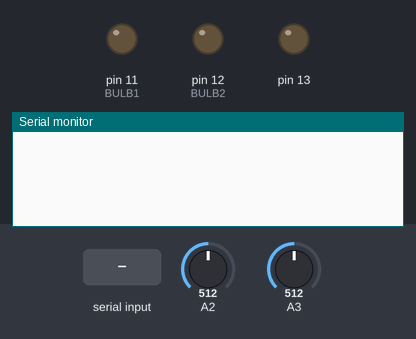
Simulated run of this sketch. Board: Arduino Uno, built with avr-gcc and run on an emulated ATmega328P. On the bench: output pins drawn as LEDs (lit = HIGH), the last lines printed to the serial monitor. The test bench sets the inputs (shaded band); at power-on: A2 = 512, A3 = 512.

Above: at 1.2 s.
1.3 s: A2 set to 1010
At 2.2 s:
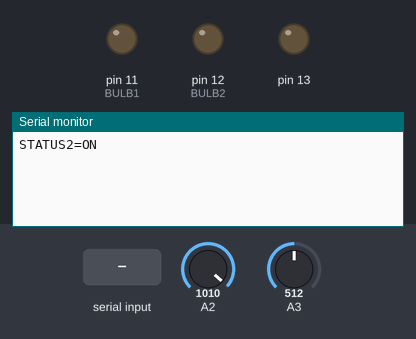
2.8 s: "1\n" received over Serial
At 3.5 s:
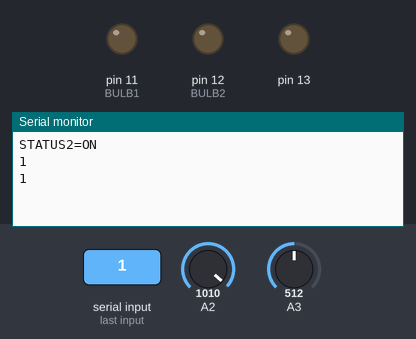
4.3 s: "F\n" received over Serial
At 5.5 s:
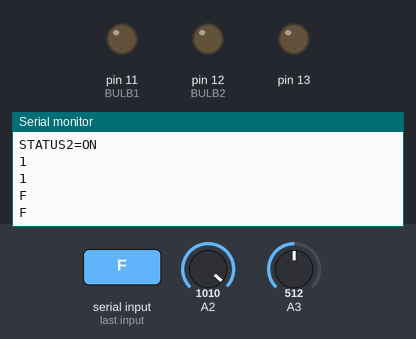
5.8 s: A2 set to 990
At 6.8 s:
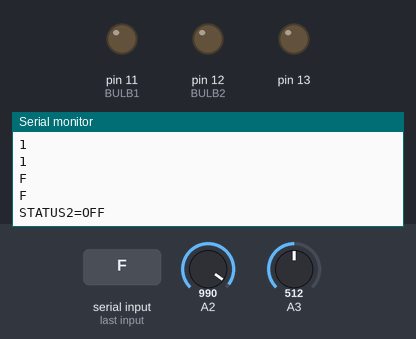
7.3 s: "N\n" received over Serial
At 8.1 s:
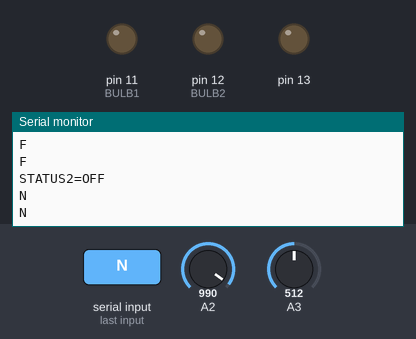

The sketch:

assignment2.ino
```cpp
#define ON HIGH
#define OFF LOW
#define BULB1 11
#define BULB2 12
#define THRESOLD 1000
char command[11];
int commandIndex,prevStatus1,prevStatus2;
char character;
void setup() {
  Serial.begin(9600);
  pinMode(13,OUTPUT);
  pinMode(BULB1,OUTPUT);
  pinMode(BULB2,OUTPUT);
  commandIndex=0;
  prevStatus1=0;
}

void loop() {
  if(Serial.available()>0)
  {
    character=(char)Serial.read();
//    Serial.print(character);
//    Serial.print("\n");
    if(character=='\n')
    {
      command[commandIndex]='\0';
      Serial.print(command);
      Serial.print('\n');
      if(command[4]=='1')
      {
        if(command[7]=='F')
        {
          digitalWrite(BULB1,LOW);
        }
        if(command[7]=='N')
        {
          digitalWrite(BULB1,HIGH);
        }
      }
      else if(command[4]=='2')
      {
        if(command[7]=='F') digitalWrite(BULB2,LOW);
        else if(command[7]=='N') digitalWrite(BULB2,HIGH);
      }
      Serial.print(command);
      Serial.print('\n');
      commandIndex=0;
    }
    else
    {
      command[commandIndex++]=character;
    }
  }
  int bulb1Status=analogRead(3);
  int bulb2Status=analogRead(2);
  int activity1=0;
  int activity=0;
  if(bulb1Status>=THRESOLD) activity=1;
  else activity=0;
  if(activity!=prevStatus1)
  {
  if(activity==1){
    Serial.print("STATUS1=ON");
    Serial.print('\n');
    delay(500);
  }
  else {
    Serial.print("STATUS1=OFF");
    Serial.print('\n');
    delay(500);
  }
  prevStatus1=activity;
  }
  if(bulb2Status>=THRESOLD) activity1=1;
  else activity1=0;
  if(activity1!=prevStatus2)
  {
    if(activity1==1)
    {
      Serial.print("STATUS2=ON");
      Serial.print('\n');
      delay(500);
    }
    else
    {
      Serial.print("STATUS2=OFF");
      Serial.print('\n');
      delay(500);
    }
    prevStatus2=activity1;
  }

}
```

Measured:
- after the input at 1.3 s, the serial monitor: prints a new line at once (image 1)
- after the input at 2.8 s, the serial monitor: prints a new line at once (image 2)
- after the input at 4.3 s, the serial monitor: prints a new line at once (image 3)
- after the input at 5.8 s, the serial monitor: prints a new line at once (image 4)
- after the input at 7.3 s, the serial monitor: prints a new line at once (image 5)
